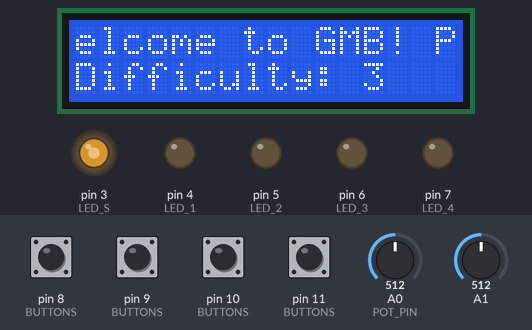
A sketch run on a simulated Arduino Uno, built with avr-gcc and run on an emulated ATmega328P. On the bench: 16×2 character LCD, output pins drawn as LEDs (lit = HIGH). The inputs (shaded band) are chosen by the test bench; at power-on: pin 8 (BUTTONS), pin 9 (BUTTONS), pin 10 (BUTTONS), pin 11 (BUTTONS) LOW, A0 (POT_PIN) = 512, A1 = 512. Random numbers use the default seed unless the sketch sets one; what the sketch prints to the serial monitor is not drawn.

Above: at 1.2 s.
1.3 s: pin 11 (BUTTONS) pulled HIGH for 0.15 s
At 1.7 s:
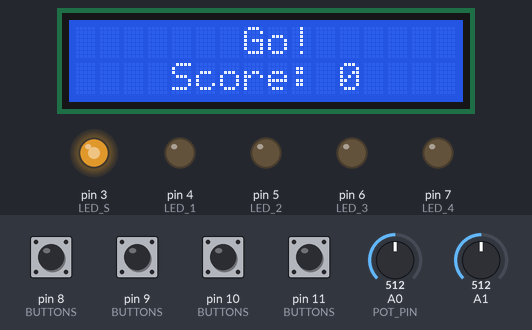
4.4 s: pin 8 (BUTTONS) pulled HIGH for 0.15 s
At 5.8 s:
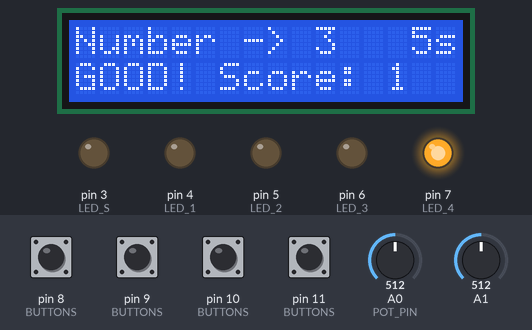
7.5 s: pin 9 (BUTTONS) pulled HIGH for 0.15 s
At 8.4 s:
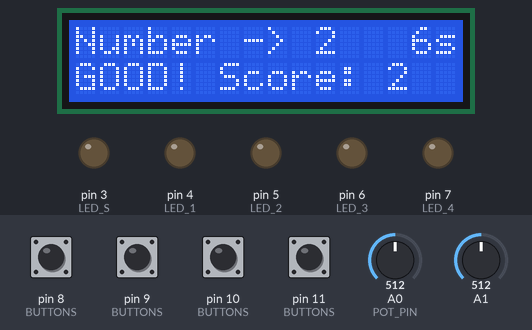
9.2 s: pin 9 (BUTTONS) pulled HIGH for 1 s
At 9.64 s:
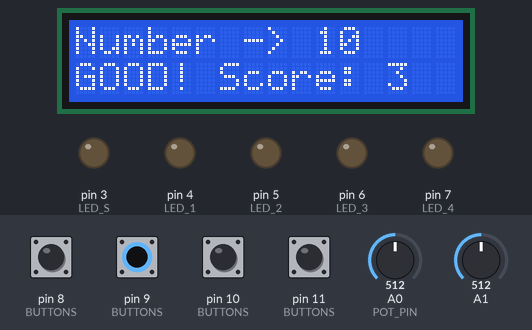
11.7 s: pin 10 (BUTTONS) pulled HIGH for 0.15 s
At 12.6 s:
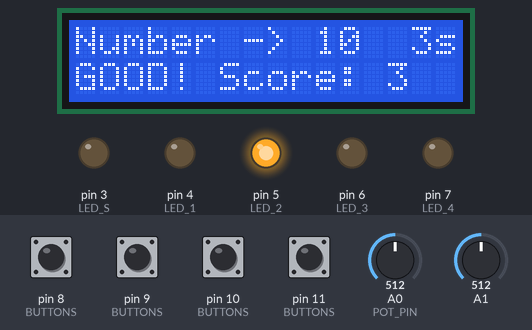
14.8 s: pin 11 (BUTTONS) pulled HIGH for 1 s
At 16.3 s:
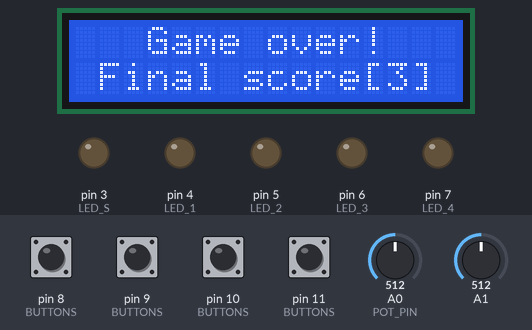
Timing chart, 0 to 28.4 s (numbered marks = the images above; inputs shaded):
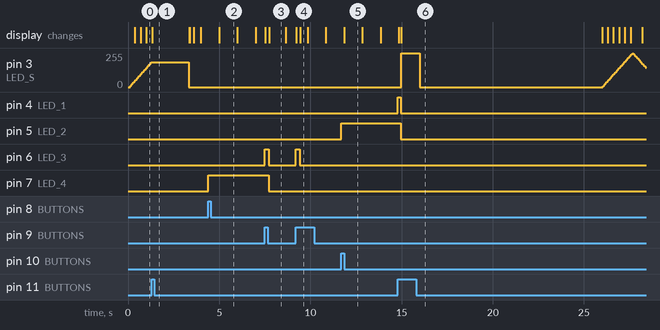

The sketch:

src.ino
```cpp
/**
 * @file src.ino
 * @brief Main Arduino sketch for the IOT project.
 *
 * This file contains the setup and loop functions for the Arduino-based IOT project.
 * It includes necessary headers and handles the main game state logic.
 */


#include "Constants.h"
#include "game_handler.h"

void setup() {
  setupAll();
  Serial.begin(9600);
  Serial.println("start " +  String(analogRead(A1)));
  randomSeed(analogRead(A1));

}


extern int gameState;

void loop() {
  switch(gameState){
    case 0:
      initialSetup();
      break;
  	case 1:
      initialState();
  	  break;
    case 2:
      gameSetup();
      break;
    case 3:
      inGameState();
      break;
    case 4:
      gameOverState();
      break;
  }

}
```

ButtonManager.cpp
```cpp
#include "ButtonManager.h"
#include "Constants.h"
#include "game_handler.h"
#include <EnableInterrupt.h>


void initializeButtons();

void addInterruptsForSleep();

void removeInterrupts();

void addInterruptsForStartGame();

void addInterruptsGame();

void buttonOnePressed();

void buttontTwoPressed();

void buttonThreePressed();

void buttonFourPressed();

void buttonAction(int index, int led);

void wakeUp();

void startMinigame();

void allButtonOff();

int booleanButtons[4]= {0, 0, 0, 0};


void initializeButtons(){
  for (int i = 0; i < NUM_BUTTONS; i++){
    pinMode(BUTTONS[i], INPUT);
  }
}

void addInterruptsForSleep(){
  for (int i = 0; i < NUM_BUTTONS; i++){
    enableInterrupt(BUTTONS[i], wakeUp, RISING);
  }
}

void removeInterrupts(){
  for (int i = 0; i < NUM_BUTTONS; i++){
    disableInterrupt(BUTTONS[i]);
  }
}

void addInterruptsForStartGame(){
  enableInterrupt(BUTTON_1, startGame, RISING);
}

void addInterruptsGame(){
  enableInterrupt(BUTTON_1, buttonOnePressed, RISING);
  enableInterrupt(BUTTON_2, buttontTwoPressed, RISING);
  enableInterrupt(BUTTON_3, buttonThreePressed, RISING);
  enableInterrupt(BUTTON_4, buttonFourPressed, RISING);
}

void allButtonOff(){
  booleanButtons[0] = 0;
  booleanButtons[1] = 0;
  booleanButtons[2] = 0;
  booleanButtons[3] = 0;
}

/* --- Interrupt Functions ---*/
void wakeUp(){
  switchGameState(INITIAL_SETUP);
}

void startGame(){
  switchGameState(GAME_SETUP);
  removeInterrupts();
  addInterruptsGame();
}

void buttonOnePressed(){
  buttonAction(0, LED_1);
}
void buttontTwoPressed(){
  buttonAction(1, LED_2);
}
void buttonThreePressed(){
  buttonAction(2, LED_3);
}
void buttonFourPressed(){
  buttonAction(3, LED_4);
}

void buttonAction(int index, int led){
  if (booleanButtons[index] == 0){
    booleanButtons[index] = 1;
    digitalWrite(led, HIGH);
  }else{
    booleanButtons[index] = 0;
    digitalWrite(led, LOW);
  }
}
```

ButtonManager.h
```cpp
#ifndef __BUTTON_MANAGER__
#define __BUTTON_MANAGER__

/**
 * Initialize the buttons.
 */
void initializeButtons();

/**
 * Add the interrupts for wake up Arduino from the sleep mode pressing a button.
 */
void addInterruptsForSleep();

/**
 * Remove the interrupts from the buttons.
 */
void removeInterrupts();

/**
 * Add an interrupt in B1 that starts the game.
 */
void addInterruptsForStartGame();

/**
 * Add the interrupts for the game.
 */
void addInterruptsGame();

/**
 * Function called by the interupt of B1.
 */
void buttonOnePressed();

/**
 * Function called by the interupt of B2.
 */
void buttontTwoPressed();

/**
 * Function called by the interupt of B3.
 */
void buttonThreePressed();

/**
 * Function called by the interupt of B4.
 */
void buttonFourPressed();

/**
 * Function called by the interupt of the buttons.
 *
 * @param index the index of the button.
 * @param led the led to turn on.
 */
void buttonAction(int index, int led);

/**
 * Function called for waking up Arduino from the deep sleep.
 */
void wakeUp();

/**
 * Function called for starting the game.
 */
void startGame();

/**
 * Set 0 all the buttons.
 */
void allButtonOff();

#endif
```

Constants.h
```cpp
#ifndef __CONSTANTS__
#define __CONSTANTS__

// Leds declaration
#define LED_S 3
#define LED_1 4
#define LED_2 5
#define LED_3 6
#define LED_4 7

// Buttons declaration
#define NUM_BUTTONS 4

#define BUTTON_1 11
#define BUTTON_2 10
#define BUTTON_3 9
#define BUTTON_4 8

// Potentiometer declaration
#define POT_PIN A0

const int LEDS[] = {LED_1, LED_2, LED_3, LED_4};
const int BUTTONS[] = {BUTTON_1, BUTTON_2, BUTTON_3, BUTTON_4};

#endif
```

Difficulty_manager.cpp
```cpp
#include "Difficulty_manager.h"
#include "Constants.h"
#include "Arduino.h"
#include "LCD_manager.h"


int potVal = 0;
int gameDiff = 1;


void setDifficulty();

long mapDiff(long x, long in_min, long in_max, long out_min, long out_max);

void setDifficulty(){
  potVal = analogRead(POT_PIN);
  if (potVal != gameDiff){
    gameDiff = mapDiff(potVal, 0, 1023, 1, 5);
    displayDifficulty(gameDiff);

  }
}

long mapDiff(long x, long in_min, long in_max, long out_min, long out_max) {
    return (x - in_min) * (out_max - out_min) / (in_max + 1 - in_min) + out_min;
}
```

Difficulty_manager.h
```cpp
#ifndef __DIFFICULTY_MANAGER__
#define __DIFFICULTY_MANAGER__

/**
 * Read the potentiometer value and set the difficulty of the game accordingly.
 */
void setDifficulty();

/**
 * Edited map function, in order to obtain a better range for the last number.
 */
long mapDiff(long x, long in_min, long in_max, long out_min, long out_max);

#endif
```

LedManager.cpp
```cpp
#include "Constants.h"
#include "ButtonManager.h"
#include "Arduino.h"
#include "Red_Led.h"

void initializeLEDs(){
  pinMode(LED_S, OUTPUT);
  pinMode(LED_1, OUTPUT);
  pinMode(LED_2, OUTPUT);
  pinMode(LED_3, OUTPUT);
  pinMode(LED_4, OUTPUT);
}

extern int redLedIntensity;


void allLedOff(){
  allButtonOff();

  analogWrite(LED_S, LOW);
  redLedIntensity = 0;
  for (int i = 3; i < 8; i++){
    digitalWrite(i, LOW);
  }
}
```

LedManager.h
```cpp
#ifndef __LED_MANAGER_
#define __LED_MANAGER_

// Function Prototypes

/**
 * @brief Initialize the LEDs
 */
void initializeLEDs();

/**
 * @brief Turn off all LEDs
 */
void allLedOff();

#endif
```

Red_Led.cpp
```cpp
#include "Red_Led.h"
#include "Constants.h"
#include "Arduino.h"


int redLedIntensity = MIN_INTENSITY;
int fadeAmount = 5;

void fadingRedLed();

void gameOverLed();


void fadingRedLed(){
  if (redLedIntensity == 0) {
    fadeAmount = 5;
  } else if (redLedIntensity == 255) {
    fadeAmount = -5;
  }
  analogWrite(LED_S, redLedIntensity);
  redLedIntensity = redLedIntensity + fadeAmount;
  if (redLedIntensity == MIN_INTENSITY || redLedIntensity == MAX_INTENSITY && redLedIntensity != 0) {
    fadeAmount = -fadeAmount;
  }
  Serial.println(redLedIntensity);
  delay(18);
}


void gameOverLed(){
    analogWrite(LED_S, MAX_INTENSITY);
    delay(1000);
    analogWrite(LED_S, MIN_INTENSITY);
}
```

Red_Led.h
```cpp
#ifndef __RED_LED__
#define __RED_LED__

#define MIN_INTENSITY 0
#define MAX_INTENSITY 255

/**
 * This function is used to manage the fading of the red led.
 */
void fadingRedLed();

/**
 * Animation of the red led when there is a game over.
 */
void gameOverLed();

#endif
```

game_handler.cpp
```cpp
#include "game_handler.h"
#include "Constants.h"
#include "LCD_manager.h"
#include "ButtonManager.h"
#include "LedManager.h"
#include "Arduino.h"
#include "Difficulty_manager.h"
#include "Red_Led.h"


#include <LiquidCrystal_I2C.h>
#include <avr/sleep.h>

extern LiquidCrystal_I2C lcd;
extern int booleanButtons[4];
extern int gameDiff;


int gameState = INITIAL_SETUP;
int totalTime = 10000;
long start_timer_time = 0;
int gameRound = 0;
int randomNum = 0;
int clock = 0;


void setupAll();

void initialSetup();

void initialState();

void gameSetup();

void inGameState();

void gameOverState();

void switchGameState(int state);

bool isTimeElapsed(int time);

void printTimeLeft();

void checkEndTime();

void setStartingTime();

long timeLeft();

int getRandomNumber();

bool isCorrect();

void checkIfGoSleep();


/* --- State Functions --- */
void setupAll(){
    switchGameState(INITIAL_SETUP);
    initializeLCD();
    initializeButtons();
    initializeLEDs();

}


void initialSetup(){
    lcd.clear();
    setStartingTime();
    switchGameState(INITIAL_STATE);
    addInterruptsForStartGame();
}

//adding clock to make fading led and text scroll asyncronus
void initialState(){
    if (clock == GAME_CLOCK){
      scrollText();
      clock = 0;
    }
    setDifficulty();
    fadingRedLed();
    checkIfGoSleep();
    clock++;
}

void gameSetup(){
    if (gameRound == 0){
      displayGo();
      delay(2000);
    }
    Serial.println("game");
    allLedOff();
    randomNum = 0;
    randomNum = getRandomNumber();
    displayNumber(randomNum);
    totalTime = STANDARD_TIME - (gameDiff * 1000) - (gameRound * FACTOR);
    setStartingTime();
    switchGameState(INGAME_STATE);
}

void inGameState(){
    checkEndTime();
    //Serial.println(String(buttons[0]) + String(buttons[1]) + String(buttons[2]) + String(buttons[3]));
    //updating total time
    if (isCorrect()){
      gameState = 2;
      gameRound++;
      displayWin(gameRound);
      //insert delay to avoid keep pressing button when next round is displayed
      delay(200);
      //Serial.print("win");
    }
}


void gameOverState(){
    removeInterrupts();
    displayGameOver(gameRound);
    totalTime = STANDARD_TIME;
    gameRound = 0;
    gameOverLed();
    delay(10000);
    switchGameState(INITIAL_SETUP);
}


/* --- Utilities Functions --- */
void switchGameState(const int STATE){
    gameState = STATE;
}

bool isTimeElapsed(int time){
  long timePassed = millis() - start_timer_time;
  return timePassed > time;
}

void setStartingTime(){
  start_timer_time = millis();
}

//return the time left for the timer in milliseconds
long timeLeft(){
  long timeLeft = millis() - start_timer_time;
  return timeLeft;
}

int getRandomNumber(){
  return random(16);
}

bool isCorrect(){

  float bin = 0;
  for (int i = 0; i < 4; i++){
    if (booleanButtons[i] == 1){
    	bin = (bin + pow(2, 3 - i));
    }
  }
  Serial.println(round(bin));
  return round(bin) == randomNum;
}

void checkEndTime(){
  printTimeLeft();
  if (isTimeElapsed(totalTime)) {
    allLedOff();
    Serial.print("game Over");
    switchGameState(GAMEOVER_STATE);
  }
}

//print remaining time in this format : ex 5.75 seconds (the last number is either 0 or 5)
void printTimeLeft(){
  int displayTime = (totalTime - timeLeft())/ 100;
  if (displayTime % 10 == 0){
    displayTimeLeft(displayTime / 10);
  }
}

void checkIfGoSleep(){
  if (isTimeElapsed(STANDARD_TIME)) {
    allLedOff();
    removeInterrupts();
    addInterruptsForSleep();
    lcd.clear();
    lcd.noBacklight();
    set_sleep_mode(SLEEP_MODE_PWR_DOWN);

    sleep_enable();
    sleep_mode();
    lcd.backlight();
    Serial.println("WAKE UP");
    setStartingTime();
    sleep_disable();
    removeInterrupts();
  }
}
```

game_handler.h
```cpp
#ifndef GAMEMANAGER_H
#define GAMEMANAGER_H

// Game states
#define INITIAL_SETUP 0
#define INITIAL_STATE 1
#define GAME_SETUP 2
#define INGAME_STATE 3
#define GAMEOVER_STATE 4
#define FADE_SPEED 22
#define STANDARD_TIME 10000
#define FACTOR 500
#define GAME_CLOCK 12

// Function Prototypes

/**
 * @brief Setup all the necessary components
 */
void setupAll();

/**
 * @brief Perform initial setup for the game
 */
void initialSetup();

/**
 * @brief Handle the initial state of the game
 */
void initialState();

/**
 * @brief Setup the game environment
 */
void gameSetup();

/**
 * @brief Handle the in-game state
 */
void inGameState();

/**
 * @brief Handle the game over state
 */
void gameOverState();

/**
 * @brief Switch the game state
 * @param state The new state to switch to
 */
void switchGameState(int state);

/**
 * @brief Check if the specified time has elapsed
 * @param time The time to check against
 * @return true if the time has elapsed, false otherwise
 */
bool isTimeElapsed(int time);

/**
 * @brief Print the remaining time
 */
void printTimeLeft();

/**
 * @brief Check if the game end time has been reached
 */
void checkEndTime();

/**
 * @brief Set the starting time for the game
 */
void setStartingTime();

/**
 * @brief Get the remaining time
 * @return The remaining time in milliseconds
 */
long timeLeft();

/**
 * @brief Generate a random number
 * @return A random number
 */
int getRandomNumber();

/**
 * @brief Check if the player's action is correct
 * @return true if the action is correct, false otherwise
 */
bool isCorrect();

#endif
```

LCD_manager.cpp
```cpp
#include <LiquidCrystal_I2C.h>
#include "Red_Led.h"
#include "Difficulty_manager.h"
#include "LCD_manager.h"
#include "Arduino.h"

String msg = "Welcome to GMB! Press B1 to Start!";
int col = 0;


LiquidCrystal_I2C lcd = LiquidCrystal_I2C(0x27,16,2);

void initializeLCD();

void scrollText();

void displayNumber();

void displayWin(int );

void displayDifficulty(int);


void initializeLCD(){
  lcd.init();
  lcd.backlight();
  lcd.setCursor(0, 0);
  msg = msg + "                ";
}

void scrollText() {
    if (col < msg.length() - 15) {
        lcd.setCursor(0, 0);
        lcd.print(msg.substring(col, col + 16));
        col++;
    } else {
        col = 0;
    }
}


void displayNumber(int randomNum){
    lcd.setCursor(10, 0);
    lcd.print("  ");
    lcd.home();
    lcd.print("Number -> " + String(randomNum) + "      ");
}

void displayWin(int gameRound){
    lcd.setCursor(0,1);
    lcd.print("GOOD! Score: " + String(gameRound)+ "      ");
}

void displayGameOver(int gameRound){
    lcd.clear();
    lcd.home();
    lcd.print("   Game over!");
    lcd.setCursor(0, 1);
    lcd.print(" Final score[" + String(gameRound) + "]");


}

void displayTimeLeft(int time){
    lcd.setCursor(14,0);
    lcd.print(String(time) + "s");
}

void displayDifficulty(int gameDiff){
  lcd.setCursor(0, 1);
  lcd.print(String("Difficulty: ") + String(gameDiff));
}

void displayGo(){
    lcd.clear();
    lcd.home();
    lcd.print("       Go!");
    lcd.setCursor(0, 1);
    lcd.print("    Score: 0");
}
```

LCD_manager.h
```cpp
#ifndef LCD_MANAGER_H
#define LCD_MANAGER_H

// Function Prototypes

/**
 * @brief Initialize the LCD display
 */
void initializeLCD();

/**
 * @brief Scroll text on the LCD display
 */
void scrollText();

/**
 * @brief Display a number on the LCD display
 * @param randomNum The number to display
 */
void displayNumber(int randomNum);

/**
 * @brief Display the win message on the LCD display
 * @param gameRound The current game round
 */
void displayWin(int gameRound);

/**
 * @brief Display the game over message on the LCD display
 * @param gameRound The current game round
 */
void displayGameOver(int gameRound);

/**
 * @brief Display the remaining time on the LCD display
 * @param time The remaining time in milliseconds
 */
void displayTimeLeft(int time);

/**
 * @brief Display the game difficulty on the LCD display
 * @param gameDiff The game difficulty level
 */
void displayDifficulty(int gameDiff);

/**
 * @brief Display the "Go" message on the LCD display
 */
void displayGo();

#endif
```

Measured:
- after the input at 4.4 s, pin 7 (LED_4): LOW → HIGH at once
- after the input at 7.5 s, pin 6 (LED_3): LOW → HIGH at once, → LOW 0.23 s later; pin 7 (LED_4): HIGH → LOW after 0.23 s
- after the input at 9.2 s, pin 6 (LED_3): LOW → HIGH at once, → LOW 0.22 s later
- after the input at 11.7 s, pin 5 (LED_2): LOW → HIGH at once
- after the input at 14.8 s, pin 4 (LED_1): LOW → HIGH at once, → LOW 0.15 s later
- what the display in image 2 shows lasts 1.0 s, from 5.0 s to 6.0 s
- what the display in image 3 shows lasts 1.0 s, from 7.7 s to 8.7 s
